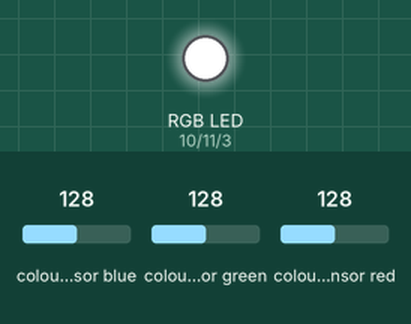
Bench run of a sketch on a simulated Arduino Uno, built with avr-gcc and run on an emulated ATmega328P. Shown: an RGB LED mixed from three pins (HIGH = lit). Wiring (inferred from the names in the program): TCS3200 colour sensor: output pin 8; S2 pin 6; S3 pin 7; S0 pin 4; S1 pin 5. Inputs (shaded band) come from the test bench; at power-on: colour sensor blue 128, colour sensor green 128, colour sensor red 128. Pins used as bus, display or sensor lines are not drawn; what the sketch prints to the serial monitor is not drawn.

Above: at 0.2 s.
Timing chart, 0 to 1.7 s (numbered marks = the images above):
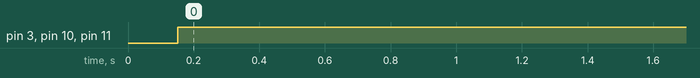

Measured:
- by itself, pin 3 (blueLedPin), pin 10 (redLedPin), pin 11 (greenLedPin): LOW → HIGH at 0.15 s

The sketch:

colorBasedLEDcontrol.ino
```cpp
// TCS230 / TCS3200 pins
const int S0 = 4;
const int S1 = 5;
const int S2 = 6;
const int S3 = 7;
const int sensorOut = 8;

// RGB LED pins
const int redLedPin = 10;
const int greenLedPin = 11;
const int blueLedPin = 3;

// Set to true if your RGB LED is common anode
// Set to false if your RGB LED is common cathode
const bool COMMON_ANODE = false;

int redValue;
int greenValue;
int blueValue;

String lastDetectedColour = "";

void setup() {
  Serial.begin(9600);

  pinMode(S0, OUTPUT);
  pinMode(S1, OUTPUT);
  pinMode(S2, OUTPUT);
  pinMode(S3, OUTPUT);
  pinMode(sensorOut, INPUT);

  pinMode(redLedPin, OUTPUT);
  pinMode(greenLedPin, OUTPUT);
  pinMode(blueLedPin, OUTPUT);

  // Frequency scaling: 20%
  digitalWrite(S0, HIGH);
  digitalWrite(S1, LOW);

  turnLedOff();

  Serial.println("TCS3200 colour-controlled RGB LED started");
}

void loop() {
  redValue = readRed();
  greenValue = readGreen();
  blueValue = readBlue();

  String detectedColour = detectColour(redValue, greenValue, blueValue);

  // If unknown, do nothing. Keep the LED in its current state.
  if (detectedColour == "Unknown") {
    delay(250);
    return;
  }

  // Only react when colour changes
  if (detectedColour != lastDetectedColour) {
    Serial.print("R: ");
    Serial.print(redValue);
    Serial.print(" | G: ");
    Serial.print(greenValue);
    Serial.print(" | B: ");
    Serial.print(blueValue);
    Serial.print("  -->  ");
    Serial.println(detectedColour);

    applyColourToLed(detectedColour);

    lastDetectedColour = detectedColour;
  }

  delay(250);
}

int readRed() {
  digitalWrite(S2, LOW);
  digitalWrite(S3, LOW);
  delay(50);
  return pulseIn(sensorOut, LOW);
}

int readGreen() {
  digitalWrite(S2, HIGH);
  digitalWrite(S3, HIGH);
  delay(50);
  return pulseIn(sensorOut, LOW);
}

int readBlue() {
  digitalWrite(S2, LOW);
  digitalWrite(S3, HIGH);
  delay(50);
  return pulseIn(sensorOut, LOW);
}

String detectColour(int r, int g, int b) {
  /*
    Calibrated for your TCS230/TCS3200 readings.
    Lower value = stronger detected colour.
  */

  // White
  if (r >= 10 && r <= 45 &&
      g >= 15 && g <= 45 &&
      b >= 10 && b <= 60 &&
      abs(r - g) < 25 &&
      abs(g - b) < 30) {
    return "White";
  }

  // Black
  if (r >= 200 && g >= 220 && b >= 190) {
    return "Black";
  }

  // Yellow: red lowest, green middle, blue highest
  if (r >= 25 && r <= 50 &&
      g >= 45 && g <= 75 &&
      b >= 70 && b <= 110 &&
      r < g &&
      g < b) {
    return "Yellow";
  }

  // Orange
  if (r >= 40 && r <= 70 &&
      g >= 105 && g <= 140 &&
      b >= 105 && b <= 145) {
    return "Orange";
  }

  // Red
  if (r >= 45 && r <= 75 &&
      g >= 130 && g <= 170 &&
      b >= 95 && b <= 135) {
    return "Red";
  }

  // Purple
  if (r >= 75 && r <= 110 &&
      g >= 120 && g <= 160 &&
      b >= 75 && b <= 110) {
    return "Purple";
  }

  // Green
  if (r >= 105 && r <= 145 &&
      g >= 85 && g <= 125 &&
      b >= 90 && b <= 130 &&
      g < r &&
      g <= b + 15) {
    return "Green";
  }

  // Blue: blue clearly lowest
  if (r >= 95 && r <= 160 &&
      g >= 80 && g <= 150 &&
      b >= 35 && b <= 100 &&
      b < r - 25 &&
      b < g - 20) {
    return "Blue";
  }

  return "Unknown";
}

void applyColourToLed(String colour) {
  if (colour == "White") {
    setRGB(255, 255, 255);
  }
  else if (colour == "Yellow") {
    setRGB(255, 180, 0);
  }
  else if (colour == "Orange") {
    setRGB(255, 70, 0);
  }
  else if (colour == "Red") {
    setRGB(255, 0, 0);
  }
  else if (colour == "Purple") {
    setRGB(180, 0, 255);
  }
  else if (colour == "Green") {
    setRGB(0, 255, 0);
  }
  else if (colour == "Blue") {
    setRGB(0, 0, 255);
  }
  else if (colour == "Black") {
    turnLedOff();
  }
}

void setRGB(int redBrightness, int greenBrightness, int blueBrightness) {
  if (COMMON_ANODE) {
    redBrightness = 255 - redBrightness;
    greenBrightness = 255 - greenBrightness;
    blueBrightness = 255 - blueBrightness;
  }

  analogWrite(redLedPin, redBrightness);
  analogWrite(greenLedPin, greenBrightness);
  analogWrite(blueLedPin, blueBrightness);
}

void turnLedOff() {
  setRGB(0, 0, 0);
}
```
